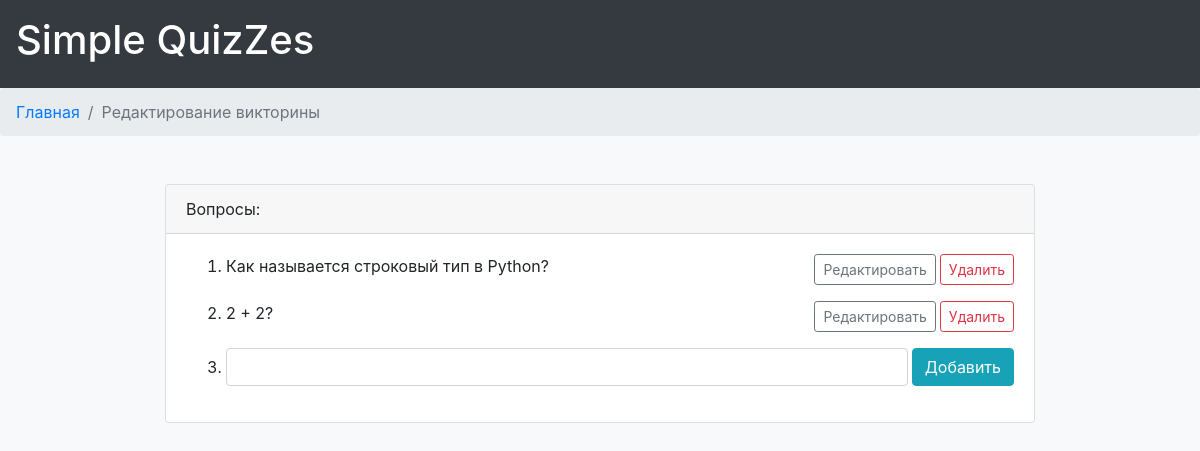
/quiz/1/edit, run on an earlier commit of the app's database.
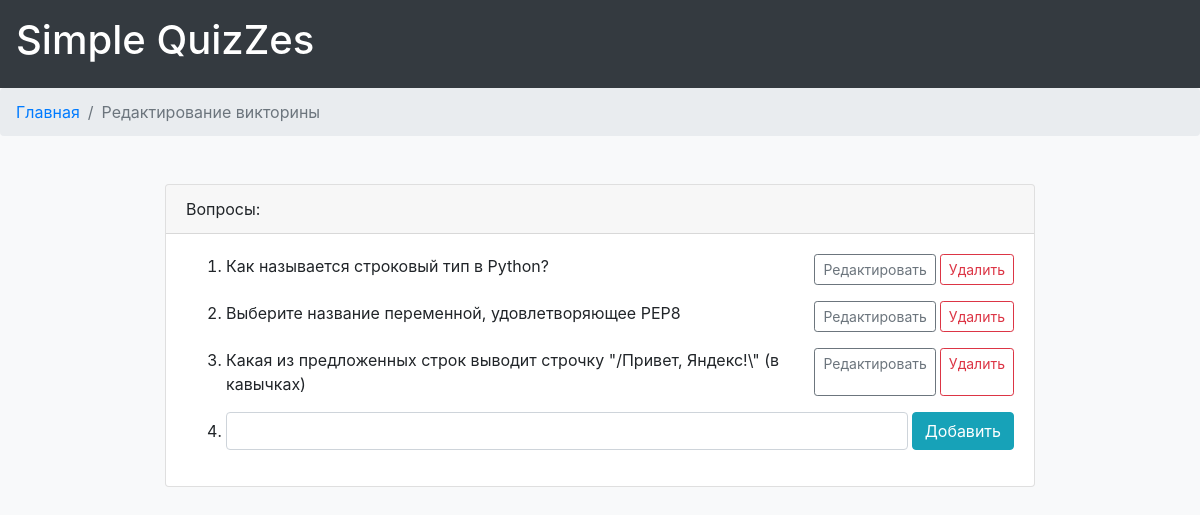
And on a later commit of the database.
### data/question.py (models this page shows, shortened)
class Question(SqlAlchemyBase):
    __tablename__ = 'question'
    id = sa.Column(sa.Integer, primary_key=True, autoincrement=True)
    text = sa.Column(sa.String)
    quiz_id = sa.Column(sa.Integer, sa.ForeignKey('quiz.id', ondelete="CASCADE"))
    quiz = orm.relation('Quiz')
    options = orm.relation("Option", back_populates='question')

### main.py (the view, shortened to what this page needs)
    @app.route('/quiz/<int:quiz_id>/edit', methods=['GET', 'POST'])
    def edit_quiz(quiz_id):
        if request.method == 'GET':
            session = db_session.create_session()
            quiz = session.query(Quiz).get(quiz_id)
            if not quiz:
                return 'Quiz with that id not found'
            return render_template('edit_quiz.html', quiz=quiz)

### data/db_session.py (called while the page is built)
def create_session() -> Session:
    global __factory
    return __factory()

### templates/edit_quiz.html
{% extends 'base.html' %}
{% block nav %}
    <li class="breadcrumb-item"><a href="{{ url_for('index') }}">Главная</a></li>
    <li class="breadcrumb-item active" aria-current="page">Редактирование викторины</li>
{% endblock %}
{% block content %}
    <form class="card" method="post">
        <div class="card-header">Вопросы:</div>
        <div class="card-body">
            <ol>
                {% for question in quiz.questions %}
                    <li class="mb-3">
                        <div class="d-flex">
                            <div class="flex-fill mr-1">{{ question.text }}</div>
                            <a class="btn btn-outline-secondary btn-sm mr-1"
                               href="{{ url_for('edit_question', question_id=question.id) }}">Редактировать</a>
                            <a class="btn btn-outline-danger btn-sm"
                               href="{{ url_for('delete_question', question_id=question.id) }}">Удалить</a>
                        </div>
                    </li>
                {% endfor %}
                <li>
                    <div class="form-inline">
                        <input class="form-control flex-fill mr-1" type="text" name="question_text">
                        <input class="btn btn-info" type="submit" value="Добавить">
                    </div>
                </li>
            </ol>
        </div>
    </form>
{% endblock %}

What changed in the data, as far as the page shows it:
changed Question: text "2 + 2?" → "Выберите название переменной, удовлетворяющее PEP8"
now on this page (row edited): Question: text "Какая из предложенных строк выводит строчку \"/Привет, Яндекс!\\\" (в кавычках)"
